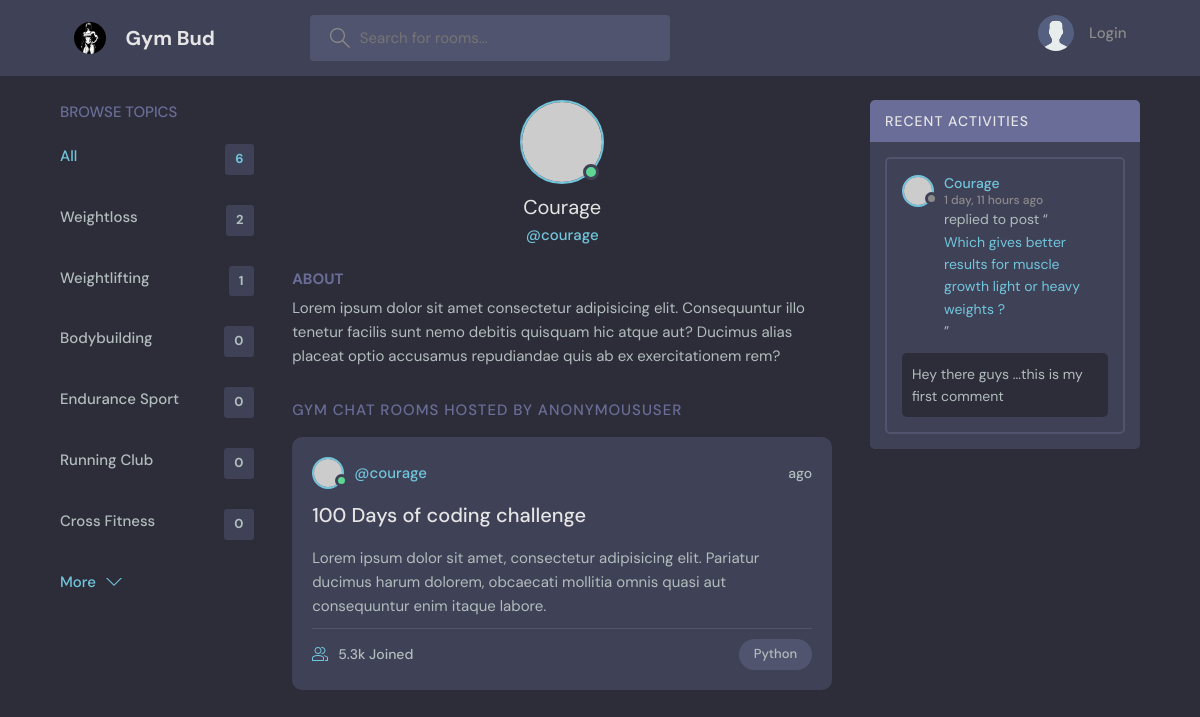
Page /profile/2 on the earlier database version.
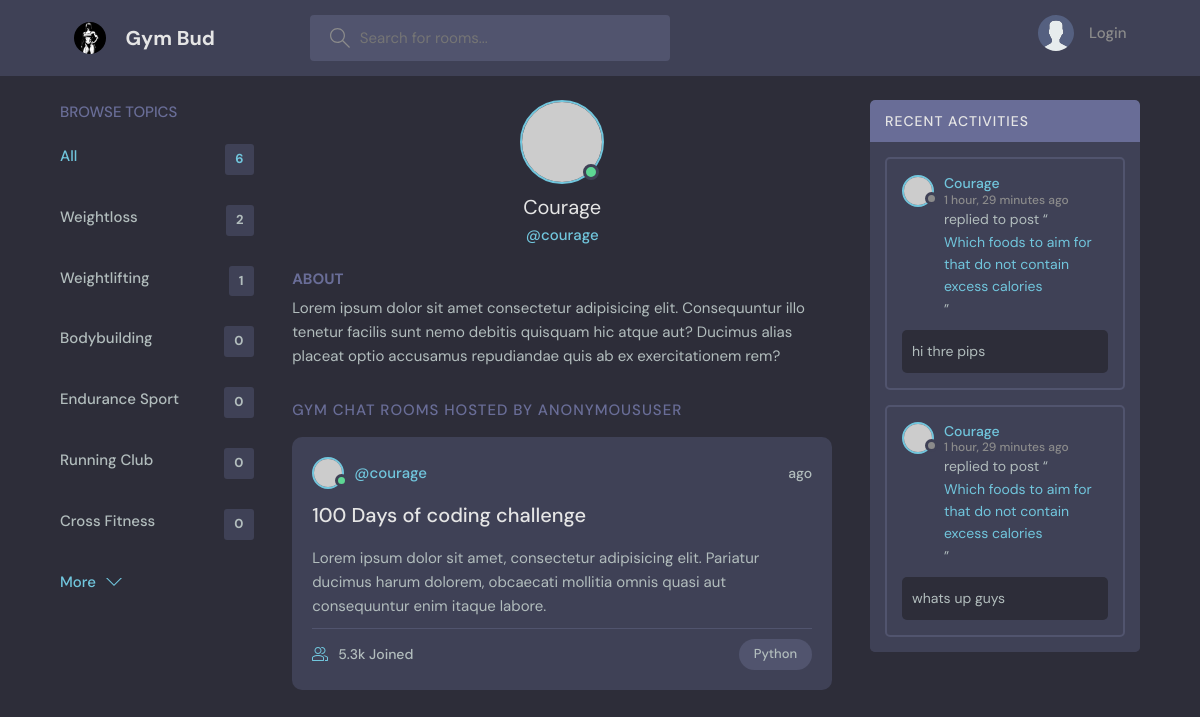
Same page on the later database version.
### gym_bud_app/models.py (models this page shows, shortened)
class Topic(models.Model):
    name = models.CharField(max_length=200)

class Message(models.Model):
    user = models.ForeignKey(User, on_delete=models.CASCADE)
    room = models.ForeignKey(Room, on_delete=models.CASCADE)
    body = models.TextField()
    update = models.DateTimeField(auto_now=True)
    created = models.DateTimeField(auto_now_add=True)
    class Meta:
        ordering = ['-created']

class Room(models.Model):
    host = models.ForeignKey(User, models.SET_NULL, null=True)
    topic = models.ForeignKey(Topic, models.SET_NULL, null=True)
    name = models.CharField(max_length=200)
    description = models.TextField(null=True, blank=True)
    participants = models.ManyToManyField(User, related_name='participants', blank=True)
    updated = models.DateTimeField(auto_now=True)
    created = models.DateTimeField(auto_now_add=True)
    class Meta:
        ordering = ['-updated','-created']
    def __str__(self):
        return self.name

### gym_bud_app/views.py (the view)
# urls.py: path('profile/<str:pk>', userProfile, name='user-profile'),
def userProfile(request, pk):
    user = User.objects.get(id=pk)
    rooms = user.room_set.all()
    room_messages = user.message_set.all()
    topics = Topic.objects.all()
    context = {
        'user': user,
        'rooms': rooms,
        'topics': topics,
        'room_messages': room_messages
    }
    return render(request, 'base/profile.html', context)

### gym_bud_app/templates/base/profile.html (shortened to what this page needs)
{% extends 'main.html' %}
{% block content %}
  <main class="profile-page layout layout--3">
    <div class="container">
      {% include 'base/topics_component.html' %}
      <div class="roomList">
        <div class="profile">
          <div class="profile__avatar">
            <div class="avatar avatar--large active">
              <img src="https://randomuser.me/api/portraits/men/11.jpg" />
            </div>
          </div>
          <div class="profile__info">
            <h3>{{user.username|capfirst}}</h3>
            <p><a href="">@{{user.username}}</a></p>
          </div>
          <div class="profile__about">
            <h3>About</h3>
            <p>
              Lorem ipsum dolor sit amet consectetur adipisicing elit. Consequuntur illo tenetur
              facilis sunt nemo debitis quisquam hic atque aut? Ducimus alias placeat optio
              accusamus repudiandae quis ab ex exercitationem rem?
            </p>
          </div>
        </div>
        <div class="roomList__header">
          <div>
            <h2>Gym Chat Rooms Hosted By {{request.user}}</a>
            </h2>
          </div>
        </div>
        <div class="roomListRoom">
          <div class="roomListRoom__header">
            <a href="profile.html" class="roomListRoom__author">
              <div class="avatar avatar--small active">
                <img src="https://randomuser.me/api/portraits/men/11.jpg" />
              </div>
              <span>@{{user.username}}</span>
            </a>
            <div class="roomListRoom__actions">
              <span>{{rooms.created|timesince}} ago</span>
            </div>
          </div>
          <div class="roomListRoom__content">
            <a href="room.html">100 Days of coding challenge</a>
            <p>
              Lorem ipsum dolor sit amet, consectetur adipisicing elit. Pariatur ducimus harum
              dolorem, obcaecati mollitia omnis quasi aut consequuntur enim itaque labore.
            </p>
          </div>
          <div class="roomListRoom__meta">
            <a class="roomListRoom__joined">
              5.3k Joined
            </a>
            <p class="roomListRoom__topic">Python</p>
          </div>
        </div>
      </div>
      <div class="activities">
        {% include 'base/activity_component.html' %}
      </div>
    </div>
  </main>
  {% endblock   %}

### templates/main.html (shortened to what this page needs)
<!DOCTYPE html>
{% load static %}
<html lang="en">
  <head>
    <link rel="stylesheet" href="{% static 'styles/style.css' %}" />
  </head>
    {% include 'navbar.html' %}  {% block content %} {% endblock %}
  </body>
</html>

### templates/navbar.html (shortened to what this page needs)
{% load static %}
<header class="header header--loggedIn">
  <div class="container">
    <a href="{% url 'home' %}" class="header__logo">
      <img
        src="{% static 'images/my_icon.jpg' %}"
        style="border-radius: 50px"
      />
      <h1>Gym Bud</h1>
    </a>
    <form class="header__search" method="get" action="{% url 'home' %}">
      <label>
        <input name="q" placeholder="Search for rooms..." />
      </label>
    </form>
    <nav class="header__menu">
      {% if request.user.is_authenticated %}
      <div class="header__user">
        <a href="{% url 'user-profile' request.user.id %}">
          <div class="avatar avatar--medium active">
            <img src="{% static 'images/avatar.svg' %}" />
          </div>
          <a href="{% url 'user-profile' request.user.id %}"
            ><p><span>{{request.user|capfirst}}</span></p></a
          >
        </a>
        <button class="dropdown-button">
          <svg
            version="1.1"
            xmlns="http://www.w3.org/2000/svg"
            width="32"
            height="32"
            viewBox="0 0 32 32"
          >
            <title>chevron-down</title>
            <path d="M16 21l-13-13h-3l16 16 16-16h-3l-13 13z"></path>
          </svg>
        </button>
      </div>
      <div class="dropdown-menu">
        <a href="{% url 'update-user' %}" class="dropdown-link"
          ><svg
            version="1.1"
            xmlns="http://www.w3.org/2000/svg"
            width="32"
            height="32"
            viewBox="0 0 32 32"
          >
            <title>tools</title>
            <path
              d="M27.465 32c-1.211 0-2.35-0.471-3.207-1.328l-9.392-9.391c-2.369 0.898-4.898 0.951-7.355 0.15-3.274-1.074-5.869-3.67-6.943-6.942-0.879-2.682-0.734-5.45 0.419-8.004 0.135-0.299 0.408-0.512 0.731-0.572 0.32-0.051 0.654 0.045 0.887 0.277l5.394 5.395 3.586-3.586-5.394-5.395c-0.232-0.232-0.336-0.564-0.276-0.887s0.272-0.596 0.572-0.732c2.552-1.152 5.318-1.295 8.001-0.418 3.274 1.074 5.869 3.67 6.943 6.942 0.806 2.457 0.752 4.987-0.15 7.358l9.392 9.391c0.844 0.842 1.328 2.012 1.328 3.207-0 2.5-2.034 4.535-4.535 4.535zM15.101 19.102c0.26 0 0.516 0.102 0.707 0.293l9.864 9.863c0.479 0.479 1.116 0.742 1.793 0.742 1.398 0 2.535-1.137 2.535-2.535 0-0.668-0.27-1.322-0.742-1.793l-9.864-9.863c-0.294-0.295-0.376-0.74-0.204-1.119 0.943-2.090 1.061-4.357 0.341-6.555-0.863-2.631-3.034-4.801-5.665-5.666-1.713-0.561-3.468-0.609-5.145-0.164l4.986 4.988c0.391 0.391 0.391 1.023 0 1.414l-5 5c-0.188 0.188-0.441 0.293-0.707 0.293s-0.52-0.105-0.707-0.293l-4.987-4.988c-0.45 1.682-0.397 3.436 0.164 5.146 0.863 2.631 3.034 4.801 5.665 5.666 2.2 0.721 4.466 0.604 6.555-0.342 0.132-0.059 0.271-0.088 0.411-0.088z"
            ></path>
          </svg>
          Settings</a
        >
        <a href="{% url 'logout' %}" class="dropdown-link"
          ><svg
            version="1.1"
            xmlns="http://www.w3.org/2000/svg"
            width="32"
            height="32"
            viewBox="0 0 32 32"
          >
            <title>sign-out</title>
            <path
              d="M3 0h22c0.553 0 1 0 1 0.553l-0 3.447h-2v-2h-20v28h20v-2h2l0 3.447c0 0.553-0.447 0.553-1 0.553h-22c-0.553 0-1-0.447-1-1v-30c0-0.553 0.447-1 1-1z"
            ></path>
            <path
              d="M21.879 21.293l1.414 1.414 6.707-6.707-6.707-6.707-1.414 1.414 4.293 4.293h-14.172v2h14.172l-4.293 4.293z"
            ></path>
          </svg>
          Logout</a
        >
      </div>
      {% else %}
      <a href="{% url 'login' %}">
        <img src="{% static 'images/avatar.svg' %}" />
        <p>Login</p>
      </a>
      {% endif %}
    </nav>
  </div>
</header>

### gym_bud_app/templates/base/topics_component.html
<div class="topics">
  <div class="topics__header">
    <h2>Browse Topics</h2>
  </div>
  <ul class="topics__list">
    <li>
      <a href="{% url 'home' %}" class="active"
        >All <span>{{topics.count}}</span></a
      >
    </li>
    {% for topic in topics %}
    <li>
      <a href="{% url 'home' %}?q={{topic.name}}"
        >{{topic.name}}<span>{{topic.room_set.all.count}}</span></a
      >
    </li>
    {% endfor %}
  </ul>
  <a class="btn btn--link" href="topics.html">
    More
    <svg
      version="1.1"
      xmlns="http://www.w3.org/2000/svg"
      width="32"
      height="32"
      viewBox="0 0 32 32"
    >
      <title>chevron-down</title>
      <path d="M16 21l-13-13h-3l16 16 16-16h-3l-13 13z"></path>
    </svg>
  </a>
</div>

### gym_bud_app/templates/base/activity_component.html (shortened to what this page needs)
<div class="activities">
  <div class="activities__header">
    <h2>Recent Activities</h2>
  </div>
  {% for message in room_messages %}
  <div class="activities__box">
    <div class="activities__boxHeader roomListRoom__header">
      <a
        href="{% url 'user-profile' message.user.id %}"
        class="roomListRoom__author"
      >
        <div class="avatar avatar--small">
          <img src="https://randomuser.me/api/portraits/women/11.jpg" />
        </div>
        <p>
          {{message.user|capfirst}}
          <span>{{message.created|timesince}} ago</span>
        </p>
      </a>
    </div>
    <div class="activities__boxContent">
      <p>
        replied to post “<a href="{% url 'room' message.room.id %}"
          >{{message.room}}</a
        >”
      </p>
      <div class="activities__boxRoomContent">{{message.body}}</div>
    </div>
  </div>
  {% endfor %}
</div>

Differences in the rows shown:
removed Message: user "Courage", created "1 day, 11 hours", room "Which gives better results for muscle growth light or heavy weights ?", body "Hey there guys ...this is my first comment"
added Message: user "Courage", created "1 hour, 29 minutes", room "Which foods to aim for that do not contain excess calories", body "hi thre pips"
added Message: user "Courage", created "1 hour, 29 minutes", room "Which foods to aim for that do not contain excess calories", body "whats up guys"
